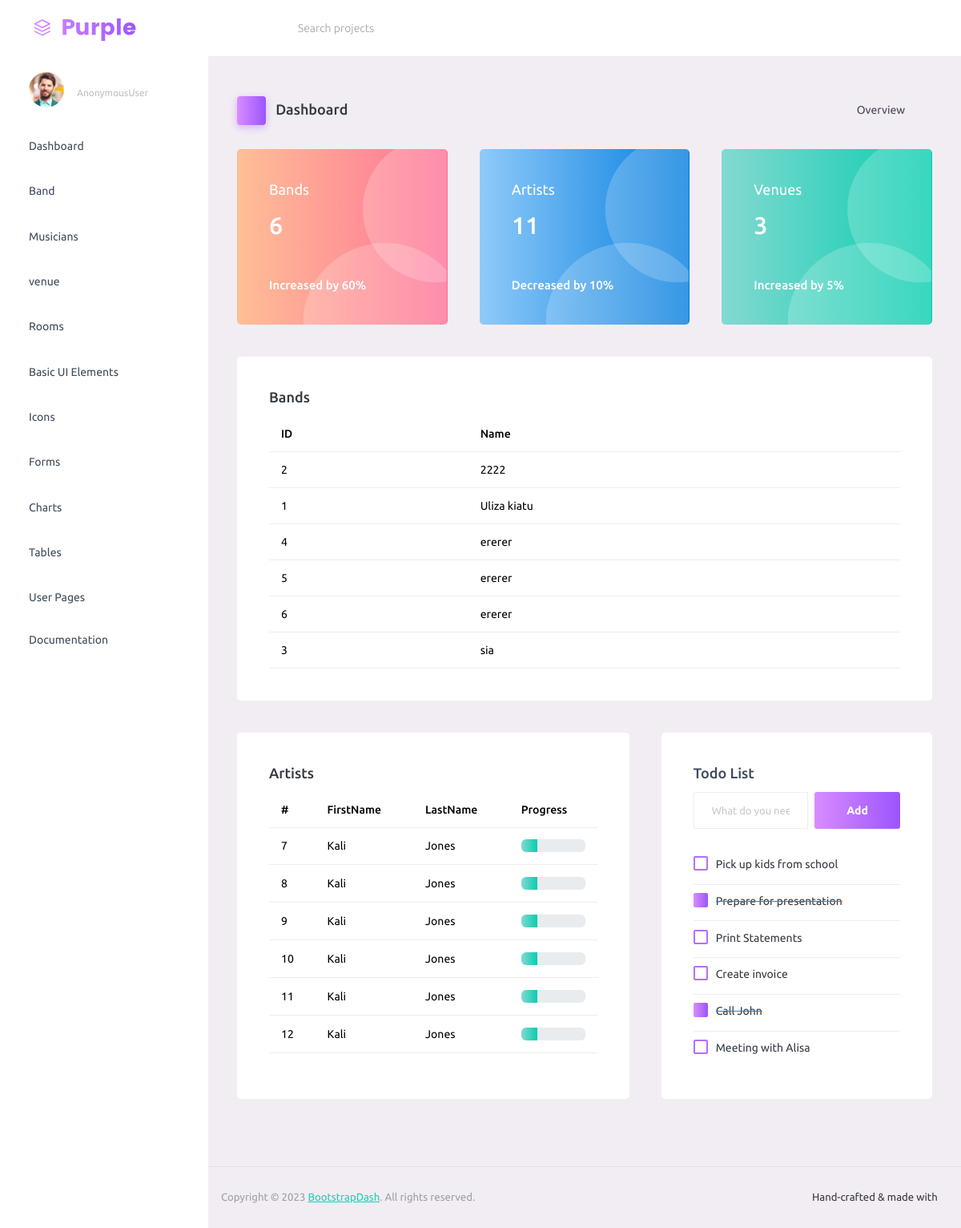
The page / on the database its author committed.
### bands/models.py (models this page shows, shortened)
class Band(models.Model):
    name = models.CharField(max_length=20)
    musicians = models.ManyToManyField(Musician)

class Musician(models.Model):
    first_name = models.CharField(max_length=50)
    last_name = models.CharField(max_length=50)
    birth = models.DateField()
    class Meta:
        ordering = ["last_name", "first_name"]

### bands/views.py (the view)
# urls.py: path('', home, name='home'),
def home(request):
    all_bands = Band.objects.all().order_by('name')
    musicians = Musician.objects.all().order_by('last_name')[:6]
    all_musicians = Musician.objects.all()
    number_of_bands = all_bands.count()
    number_of_art = all_musicians.count()
    venues = Venue.objects.all().order_by('name')
    all_venues =  venues.count()
    data = {
        'all_venues': all_venues,
        'number_of_art':  number_of_art,
        'number_of_bands': number_of_bands,
        'bands': all_bands,
        'musicians': musicians
    }
    return render(request, "index.html", data)

### templates/index.html (shortened to what this page needs)
{% load static %}
<!DOCTYPE html>
<html lang="en">
  <head>
    <link rel="stylesheet" href="{% static 'assets/vendors/mdi/css/materialdesignicons.min.css' %}">
    <link rel="stylesheet" href="{% static 'assets/vendors/ti-icons/css/themify-icons.css'  %}">
    <link rel="stylesheet" href="{% static 'assets/vendors/css/vendor.bundle.base.css'  %}">
    <link rel="stylesheet" href="{% static 'assets/vendors/font-awesome/css/font-awesome.min.css'  %}">
    <link rel="stylesheet" href="{% static 'assets/vendors/font-awesome/css/font-awesome.min.css'  %}" />
    <link rel="stylesheet" href="{% static 'assets/vendors/bootstrap-datepicker/bootstrap-datepicker.min.css'  %}">
    <link rel="stylesheet" href="{% static 'assets/css/style.css'  %}">
  </head>
  <body>
    <div class="container-scroller">
      <nav class="navbar default-layout-navbar col-lg-12 col-12 p-0 fixed-top d-flex flex-row">
        <div class="text-center navbar-brand-wrapper d-flex align-items-center justify-content-start">
          <a class="navbar-brand brand-logo" href="index.html"><img src="{% static 'assets/images/logo.svg'  %}" alt="logo" /></a>
        </div>
        <div class="navbar-menu-wrapper d-flex align-items-stretch">
          <button class="navbar-toggler navbar-toggler align-self-center" type="button" data-toggle="minimize">
            <span class="mdi mdi-menu"></span>
          </button>
          <div class="search-field d-none d-md-block">
            <form class="d-flex align-items-center h-100" action="#">
              <div class="input-group">
                <div class="input-group-prepend bg-transparent">
                  <i class="input-group-text border-0 mdi mdi-magnify"></i>
                </div>
                <input type="text" class="form-control bg-transparent border-0" placeholder="Search projects">
              </div>
            </form>
          </div>
        </div>
      </nav>
      <div class="container-fluid page-body-wrapper">
        <nav class="sidebar sidebar-offcanvas" id="sidebar">
          <ul class="nav">
            <li class="nav-item nav-profile">
              <a href="#" class="nav-link">
                <div class="nav-profile-image">
                  <img src="{% static 'assets/images/faces/face1.jpg'  %}" alt="profile" />
                </div>
                <div class="nav-profile-text d-flex flex-column">
                  <span class="text-secondary text-small">{{user}}</span>
                </div>
                <i class="mdi mdi-bookmark-check text-success nav-profile-badge"></i>
              </a>
            </li>
            <li class="nav-item">
              <a class="nav-link" href="{% url 'home' %}">
                <span class="menu-title">Dashboard</span>
                <i class="mdi mdi-home menu-icon"></i>
              </a>
            </li>
            <li class="nav-item">
              <a class="nav-link" href="{% url 'bands' %}">
                <span class="menu-title">Band</span>
                <i class="mdi mdi-home menu-icon"></i>
              </a>
            </li>
            <li class="nav-item">
              <a class="nav-link" href="{% url 'musicians' %}">
                <span class="menu-title">Musicians</span>
                <i class="mdi mdi-home menu-icon"></i>
              </a>
            </li>
            <li class="nav-item">
              <a class="nav-link" href="{% url 'venues' %}">
                <span class="menu-title">venue</span>
                <i class="mdi mdi-home menu-icon"></i>
              </a>
            </li>
            <li class="nav-item">
              <a class="nav-link" href="{% url 'rooms' %}">
                <span class="menu-title">Rooms</span>
                <i class="mdi mdi-home menu-icon"></i>
              </a>
            </li>
            <li class="nav-item">
              <a class="nav-link" data-bs-toggle="collapse" href="#ui-basic" aria-expanded="false" aria-controls="ui-basic">
                <span class="menu-title">Basic UI Elements</span>
                <i class="menu-arrow"></i>
                <i class="mdi mdi-crosshairs-gps menu-icon"></i>
              </a>
            </li>
            <li class="nav-item">
              <a class="nav-link" data-bs-toggle="collapse" href="#icons" aria-expanded="false" aria-controls="icons">
                <span class="menu-title">Icons</span>
                <i class="mdi mdi-contacts menu-icon"></i>
              </a>
            </li>
            <li class="nav-item">
              <a class="nav-link" data-bs-toggle="collapse" href="#forms" aria-expanded="false" aria-controls="forms">
                <span class="menu-title">Forms</span>
                <i class="mdi mdi-format-list-bulleted menu-icon"></i>
              </a>
            </li>
            <li class="nav-item">
              <a class="nav-link" data-bs-toggle="collapse" href="#charts" aria-expanded="false" aria-controls="charts">
                <span class="menu-title">Charts</span>
                <i class="mdi mdi-chart-bar menu-icon"></i>
              </a>
            </li>
            <li class="nav-item">
              <a class="nav-link" data-bs-toggle="collapse" href="#tables" aria-expanded="false" aria-controls="tables">
                <span class="menu-title">Tables</span>
                <i class="mdi mdi-table-large menu-icon"></i>
              </a>
            </li>
            <li class="nav-item">
              <a class="nav-link" data-bs-toggle="collapse" href="#auth" aria-expanded="false" aria-controls="auth">
                <span class="menu-title">User Pages</span>
                <i class="menu-arrow"></i>
                <i class="mdi mdi-lock menu-icon"></i>
              </a>
            </li>
            <li class="nav-item">
              <a class="nav-link" href="{% static 'docs/documentation.html'  %}" target="_blank">
                <span class="menu-title">Documentation</span>
              </a>
            </li>
          </ul>
        </nav>
        <div class="main-panel">
          <div class="content-wrapper">
            <div class="page-header">
              <h3 class="page-title">
                <span class="page-title-icon bg-gradient-primary text-white me-2">
                  <i class="mdi mdi-home"></i>
                </span> Dashboard
              </h3>
              <nav aria-label="breadcrumb">
                <ul class="breadcrumb">
                  <li class="breadcrumb-item active" aria-current="page">
                    Overview <i class="mdi mdi-alert-circle-outline icon-sm text-primary align-middle"></i>
                  </li>
                </ul>
              </nav>
            </div>
            <div class="row">
              <div class="col-md-4 stretch-card grid-margin">
                <div class="card bg-gradient-danger card-img-holder text-white">
                  <div class="card-body">
                    <img src="{% static 'assets/images/dashboard/circle.svg'  %}" class="card-img-absolute" alt="circle-image" />
                    <h4 class="font-weight-normal mb-3">Bands
                    </h4>
                    <h2 class="mb-5">{{ number_of_bands }}</h2>
                    <h6 class="card-text">Increased by 60%</h6>
                  </div>
                </div>
              </div>
              <div class="col-md-4 stretch-card grid-margin">
                <div class="card bg-gradient-info card-img-holder text-white">
                  <div class="card-body">
                    <img src="{% static 'assets/images/dashboard/circle.svg'%}" class="card-img-absolute" alt="circle-image" />
                    <h4 class="font-weight-normal mb-3">Artists
                    </h4>
                    <h2 class="mb-5">{{ number_of_art }}<h2>
                    <h6 class="card-text">Decreased by 10%</h6>
                  </div>
                </div>
              </div>
              <div class="col-md-4 stretch-card grid-margin">
                <div class="card bg-gradient-success card-img-holder text-white">
                  <div class="card-body">
                    <img src="{% static 'assets/images/dashboard/circle.svg'  %}" class="card-img-absolute" alt="circle-image" />
                    <h4 class="font-weight-normal mb-3">Venues
                    </h4>
                    <h2 class="mb-5">{{ all_venues }}</h2>
                    <h6 class="card-text">Increased by 5%</h6>
                  </div>
                </div>
              </div>
            </div>
            <div class="row">
              <div class="col-12 grid-margin">
                <div class="card">
                  <div class="card-body">
                    <h4 class="card-title">Bands</h4>
                    <div class="table-responsive">
                      <table class="table">
                        <thead>
                          <tr>
                            <th> ID </th>
                            <th> Name</th>
                          </tr>
                        </thead>
                        <tbody>
                          {% for band in bands %}
                          <tr>
                            <td>
                              {{band.id}}
                            </td>
                            <td>
                              {{band.name}}
                            </td>
                            {% endfor %}
                          </tr>
                        </tbody>
                      </table>
                    </div>
                  </div>
                </div>
              </div>
            </div>
            <div class="row">
              <div class="col-md-7 grid-margin stretch-card">
                <div class="card">
                  <div class="card-body">
                    <h4 class="card-title">Artists</h4>
                    <div class="table-responsive">
                      <table class="table">
                        <thead>
                          <tr>
                            <th> # </th>
                            <th> FirstName </th>
                            <th> LastName</th>
                            <th> Progress </th>
                          </tr>
                        </thead>
                        <tbody>
                          <tr>
                            {% for musician in musicians %}
                            <tr>
                              <td>
                                {{musician.id}}
                              </td>
                              <td>
                                {{musician.first_name}}
                              </td>
                              <td>
                                {{musician.last_name}}
                              </td>
                              <td>
                                <div class="progress">
                                  <div class="progress-bar bg-gradient-success" role="progressbar" style="width: 25%" aria-valuenow="25" aria-valuemin="0" aria-valuemax="100"></div>
                                </div>
                              </td>
                              {% endfor %}
                          </tr>
                        </tbody>
                      </table>
                    </div>
                  </div>
                </div>
              </div>
              <div class="col-md-5 grid-margin stretch-card">
                <div class="card">
                  <div class="card-body">
                    <h4 class="card-title text-dark">Todo List</h4>
                    <div class="add-items d-flex">
                      <input type="text" class="form-control todo-list-input" placeholder="What do you need to do today?">
                      <button class="add btn btn-gradient-primary font-weight-bold todo-list-add-btn" id="add-task">Add</button>
                    </div>
                    <div class="list-wrapper">
                      <ul class="d-flex flex-column-reverse todo-list todo-list-custom">
                        <li>
                          <div class="form-check">
                            <label class="form-check-label">
                              <input class="checkbox" type="checkbox"> Meeting with Alisa </label>
                          </div>
                          <i class="remove mdi mdi-close-circle-outline"></i>
                        </li>
                        <li class="completed">
                          <div class="form-check">
                            <label class="form-check-label">
                              <input class="checkbox" type="checkbox" checked> Call John </label>
                          </div>
                          <i class="remove mdi mdi-close-circle-outline"></i>
                        </li>
                        <li>
                          <div class="form-check">
                            <label class="form-check-label">
                              <input class="checkbox" type="checkbox"> Create invoice </label>
                          </div>
                          <i class="remove mdi mdi-close-circle-outline"></i>
                        </li>
                        <li>
                          <div class="form-check">
                            <label class="form-check-label">
                              <input class="checkbox" type="checkbox"> Print Statements </label>
                          </div>
                          <i class="remove mdi mdi-close-circle-outline"></i>
                        </li>
                        <li class="completed">
                          <div class="form-check">
                            <label class="form-check-label">
                              <input class="checkbox" type="checkbox" checked> Prepare for presentation </label>
                          </div>
                          <i class="remove mdi mdi-close-circle-outline"></i>
                        </li>
                        <li>
                          <div class="form-check">
                            <label class="form-check-label">
                              <input class="checkbox" type="checkbox"> Pick up kids from school </label>
                          </div>
                          <i class="remove mdi mdi-close-circle-outline"></i>
                        </li>
                      </ul>
                    </div>
                  </div>
                </div>
              </div>
            </div>
          </div>
          <footer class="footer">
            <div class="d-sm-flex justify-content-center justify-content-sm-between">
              <span class="text-muted text-center text-sm-left d-block d-sm-inline-block">Copyright © 2023 <a href="https://www.bootstrapdash.com/" target="_blank">BootstrapDash</a>. All rights reserved.</span>
              <span class="float-none float-sm-right d-block mt-1 mt-sm-0 text-center">Hand-crafted & made with <i class="mdi mdi-heart text-danger"></i></span>
            </div>
          </footer>
        </div>
      </div>
    </div>
  </body>
</html>

### rows shown on the page
Band: id "2", name "2222"
Band: id "1", name "Uliza kiatu"
Band: id "4", name "ererer"
Band: id "5", name "ererer"
Band: id "6", name "ererer"
Band: id "3", name "sia"
Musician: id "7", first_name "Kali", last_name "Jones"
Musician: id "8", first_name "Kali", last_name "Jones"
Musician: id "9", first_name "Kali", last_name "Jones"
Musician: id "10", first_name "Kali", last_name "Jones"
Musician: id "11", first_name "Kali", last_name "Jones"
Musician: id "12", first_name "Kali", last_name "Jones"

### other values the page prints
{{ user }} "AnonymousUser"
{{ number_of_bands }} "6"
{{ number_of_art }} "11"
{{ all_venues }} "3"
